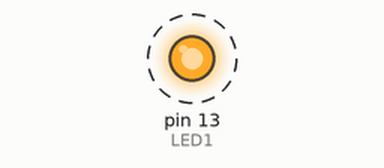
The sketch below on a simulated Arduino Uno, built with avr-gcc and run on an emulated ATmega328P. Shown: output pins drawn as LEDs (lit = HIGH). Dashed ring = blinking.

Above: at 0.5 s.
Timing chart, 0 to 4.6 s (numbered marks = the images above):
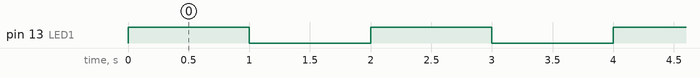

The sketch:

CH_17_07.ino
```cpp
int LED1 = 13;        // LED 연결 핀
boolean state1 = false;     // LED 상태

int INTERVAL1 = 1000;     // LED 반전 시간 간격

void setup() {
  pinMode(LED1, OUTPUT);    // LED 연결 핀을 출력으로 설정
}

void loop() {
  state1 = !state1;       // LED 상태 반전
  digitalWrite(LED1, state1);   // LED 상태 출력
  delay(INTERVAL1);
}
```

Measured:
- by itself, pin 13 (LED1): alternates HIGH for 1.0 s and LOW for 1.0 s
